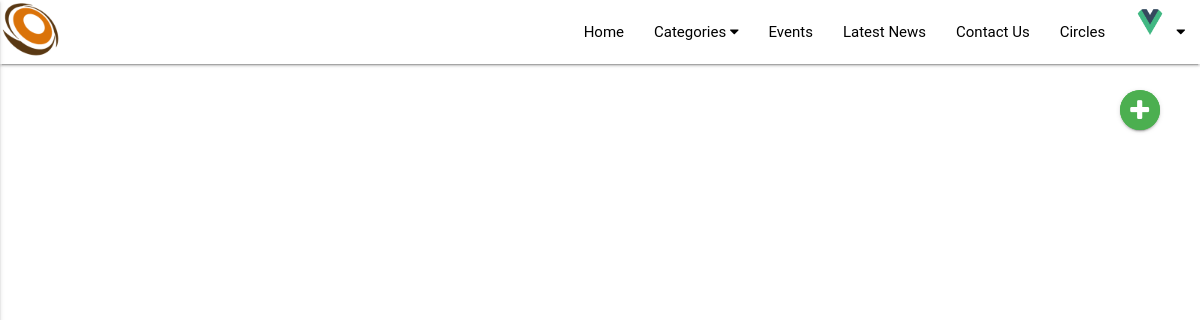
Before: /events.php (signed in) with the older database file.
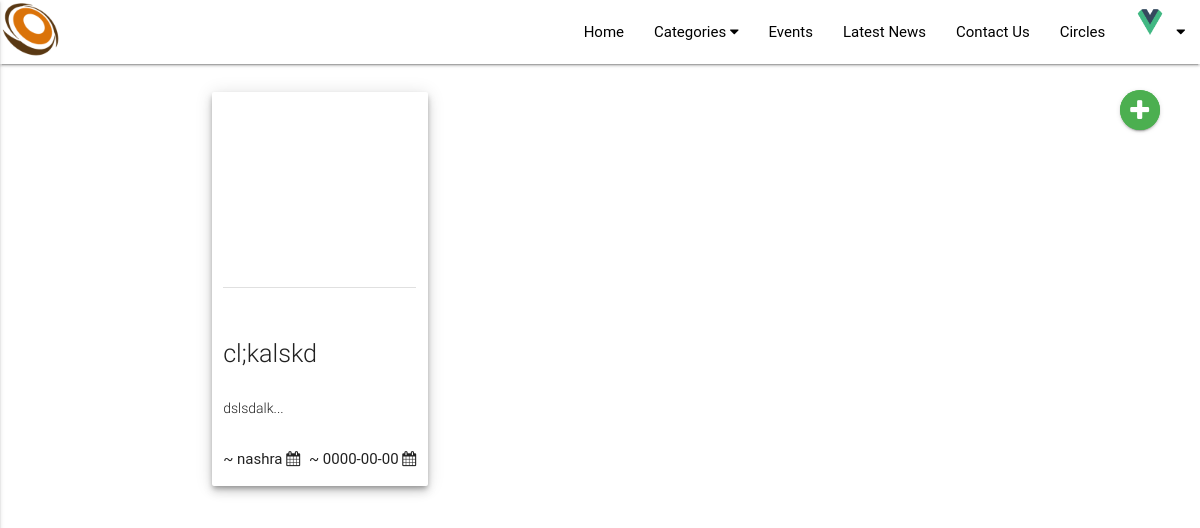
After: the same page with the newer database file.
### tables this page shows
CREATE TABLE `events` (
  `id` int(11) NOT NULL,
  `name` varchar(40) NOT NULL,
  `description` varchar(255) NOT NULL,
  `address` varchar(255) NOT NULL,
  `isActive` int(1) NOT NULL DEFAULT 0,
  `image` varchar(255) NOT NULL,
  `organized_on` date NOT NULL,
  `organizer_id` int(11) NOT NULL
);

CREATE TABLE `user` (
  `user_id` int(11) NOT NULL,
  `user_name` varchar(40) NOT NULL,
  `email` varchar(40) NOT NULL,
  `image` text NOT NULL,
  `password` varchar(255) NOT NULL,
  `PhoneNo` int(13) NOT NULL,
  `type` varchar(255) NOT NULL DEFAULT 'user'
);

### events.php (the view, shortened to what this page needs)
<?php
if(!((isset($_SESSION['user_id'])) && (isset($_SESSION['user_name']))))
{
  header('location: login.php');
}
else
{
    $conn = mysqli_connect('127.0.0.1','root','','community');
    $query = "SELECT * FROM events  WHERE isActive = 1 ORDER BY id DESC LIMIT 8";
    $result = mysqli_query($conn,$query);
}
?>
<!DOCTYPE html>
<html lang="en" dir="ltr">
  <head>
    <link rel="stylesheet" href="Materialize/materialize.css">
    <link href="https://cdn.rawgit.com/michalsnik/aos/2.1.1/dist/aos.css" rel="stylesheet">
  	<link rel="stylesheet" href="https://cdnjs.cloudflare.com/ajax/libs/font-awesome/4.7.0/css/font-awesome.min.css">
  </head>
  <body>
    <?php     include('partials/header.php'); ?>
    <div class="container">
      <div class="row">
        <div class="col s12 m2 l2 offset-m8 offset-l8 right" style="position:fixed;left:20%">
                <center>
                  <p class="flow-text">
                      <a type="button" href="create_events.php" class="btn green pulse btn-floating" name="button"> <i class="fa fa-plus"></i> </a>
                  </p>
                </center>
      </div>
        </div>
      </div>
      <div class="container">
        <div class="row">
<?php
while($row = mysqli_fetch_array($result))
{
   echo "<div class='card col s12 m3 l3 z-depth-3' style='margin-left:5%'>";
   echo "<div class='card-body'>";
   $image_path = $row['image'];
   $image = 'http://localhost/final/event_images/'.$image_path;
   echo "<center><br><div style='
   width:150px;
   height:150px;
   background-size:cover;
   background-position:center center;
   border-radius:100%;
   background-image:url(".$image.");'>";
   echo '</div></center>';echo "<br/>";
   echo "<div class='divider'></div>";
   echo "<br/>";
   echo "<p class='flow-text'>";
   echo $row['name'];
   echo "</p>";;
   echo "<p class='flow-text' style='font-size:14px;word-wrap:break-word'>".
   substr($row['description'],0,40)
   ."...</p>";
   echo "<p class='right'>~&nbsp;".$row['organized_on']."&nbsp;<i class='fa fa-calendar'></i></p>";
   $u_id = $row['organizer_id'];
   $query = "SELECT user_name FROM user WHERE user_id = $u_id ";
   $result = mysqli_query($conn,$query);
   $row = mysqli_fetch_assoc($result);
   echo "<p class='left'>~&nbsp;".$row['user_name']."&nbsp;<i class='fa fa-calendar'></i></p>";
   echo "</div>";
   echo "</div>";
}
?>
</div>
      </div>
  </body>
</html>

Changed rows visible on the page:
added events: name "cl;kalskd", description "dslsdalk", organized_on "0000-00-00", user.user_name "nashra"
